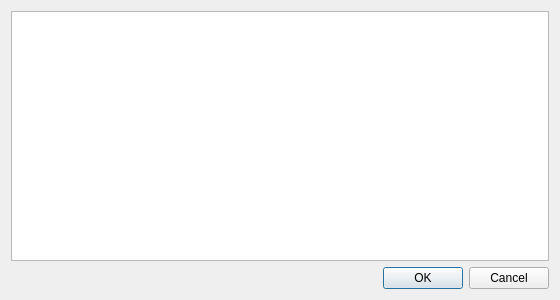
<?xml version="1.0" encoding="UTF-8"?>
<ui version="4.0">
 <class>DiveComputerManagementDialog</class>
 <widget class="QDialog" name="DiveComputerManagementDialog">
  <property name="geometry">
   <rect>
    <x>0</x>
    <y>0</y>
    <width>560</width>
    <height>300</height>
   </rect>
  </property>
  <property name="windowTitle">
   <string>Edit Dive Computer Nicknames</string>
  </property>
  <property name="windowIcon">
   <iconset>
    <normalon>:/subsurface-icon</normalon>
   </iconset>
  </property>
  <layout class="QVBoxLayout" name="verticalLayout">
   <item>
    <widget class="QTableView" name="tableView">
     <attribute name="horizontalHeaderStretchLastSection">
      <bool>true</bool>
     </attribute>
    </widget>
   </item>
   <item>
    <widget class="QDialogButtonBox" name="buttonBox">
     <property name="orientation">
      <enum>Qt::Horizontal</enum>
     </property>
     <property name="standardButtons">
      <set>QDialogButtonBox::Cancel|QDialogButtonBox::Ok</set>
     </property>
    </widget>
   </item>
  </layout>
 </widget>
 <resources>
  <include location="../subsurface.qrc"/>
 </resources>
 <connections>
  <connection>
   <sender>buttonBox</sender>
   <signal>accepted()</signal>
   <receiver>DiveComputerManagementDialog</receiver>
   <slot>accept()</slot>
   <hints>
    <hint type="sourcelabel">
     <x>248</x>
     <y>254</y>
    </hint>
    <hint type="destinationlabel">
     <x>157</x>
     <y>274</y>
    </hint>
   </hints>
  </connection>
  <connection>
   <sender>buttonBox</sender>
   <signal>rejected()</signal>
   <receiver>DiveComputerManagementDialog</receiver>
   <slot>reject()</slot>
   <hints>
    <hint type="sourcelabel">
     <x>316</x>
     <y>260</y>
    </hint>
    <hint type="destinationlabel">
     <x>286</x>
     <y>274</y>
    </hint>
   </hints>
  </connection>
 </connections>
</ui>
